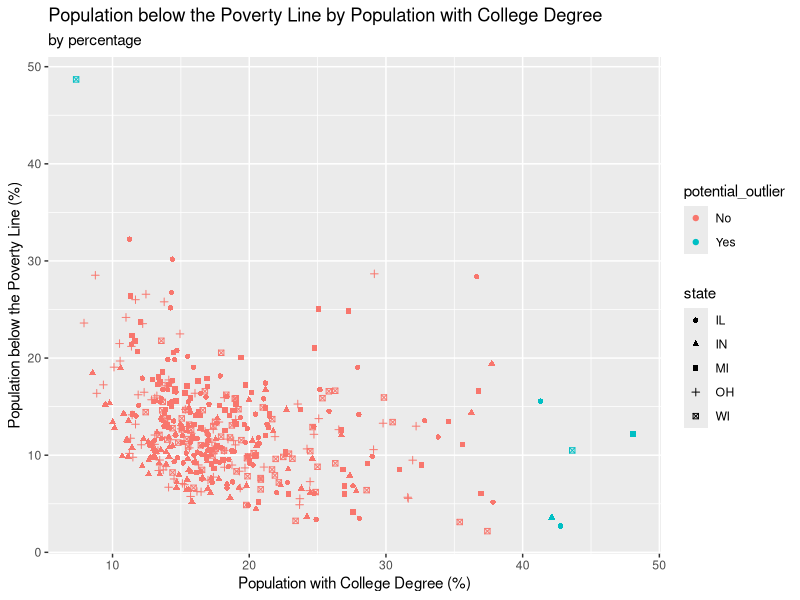

The R source for this figure:
## ---- chunk 1
#| eval: true
#| message: false

library(tidyverse)
## ---- chunk 2
midwest
## ---- chunk 3
#| eval: true
#| message: false

midwest|>count(state)|>arrange(desc(n))
## ---- chunk 4
midwest |>
  count(county, state) |>
  count(county, name = "freq") |>
  filter(freq >= 2)
## ---- chunk 5
midwest |>filter(popdensity > 25000) |>select(county, state, popdensity, poptotal, area)|>arrange(desc(popdensity))

## ---- chunk 6
midwest |>
  filter(popdensity == max(popdensity)) |>
  select(county, state, popdensity, poptotal, area)


## ---- chunk 7
midwest|>summarize(median(popdensity),IQR1=quantile(popdensity,0.25),IQR3=quantile(popdensity,0.75))
## ---- chunk 8
#| echo: false
#| message: true
midwest_ <- midwest |>mutate(metro = if_else(inmetro == 1, "Yes", "No"))|> group_by(state) |> summarise(
    metro_popln = sum(metro == "Yes"),
    not_metro_popln = sum(metro == "No"),
    total_popln = n(),
    metro_proportion = metro_popln / total_popln,
    not_metro_proportion = not_metro_popln / total_popln
) |> select(state, metro_proportion, not_metro_proportion)

midwest_
## ---- chunk 9
midwest |>
    filter (percollege < 10 & percbelowpoverty > 48) |>
    select (county, state, percbelowpoverty, percollege)
## ---- chunk 10
midwest |>
    filter (percollege >40 & percbelowpoverty < 17) |>
    select (county, state, percbelowpoverty, percollege)
## ---- chunk 11
midwest |>
    filter ((percollege < 10 &
                 percbelowpoverty > 48) | (percollege > 40 &
                                               percbelowpoverty < 17)) |>
    select (county, state, percbelowpoverty, percollege)
## ---- chunk 12
midwest |>
    mutate(potential_outlier = if_else(
        (percollege < 10 &
             percbelowpoverty > 48) | (percollege > 40 &
                                           percbelowpoverty < 17),
        "Yes",
        "No"
    )) |>
    select(county, state, percbelowpoverty, percollege, potential_outlier) |>
    arrange(potential_outlier)
## ---- chunk 13
midwest |>
    mutate(potential_outlier = if_else(
        (percollege < 10 &
             percbelowpoverty > 48) | (percollege > 40 &
                                           percbelowpoverty < 17),
        "Yes",
        "No"
    )) |> ggplot(aes(
        x = percollege,
        y = percbelowpoverty,
        colour = potential_outlier,
        shape = state
    )) + geom_point() + labs(title = "Population below the Poverty Line by Population with College Degree",subtitle = "by percentage", x = "Population with College Degree (%)", y = "Population below the Poverty Line (%)", )
## ---- chunk 14
state_population <- midwest |>
    group_by(state) |>
    summarise(total_popln = sum(poptotal)) |>
    arrange(desc(total_popln))
state_population
## ---- chunk 15
state_population|>mutate(popln_proportion=total_popln/sum(total_popln))|>arrange(desc(popln_proportion))
## ---- chunk 16
state_poverty<-midwest|>group_by(state)|>summarise(mean_percbelowpoverty=mean(percbelowpoverty))
state_poverty|>arrange(mean_percbelowpoverty)
